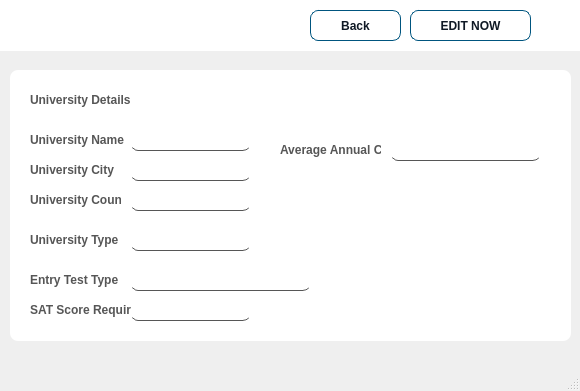
<?xml version="1.0" encoding="UTF-8"?>
<ui version="4.0">
 <class>MainWindow</class>
 <widget class="QMainWindow" name="MainWindow">
  <property name="geometry">
   <rect>
    <x>0</x>
    <y>0</y>
    <width>580</width>
    <height>391</height>
   </rect>
  </property>
  <property name="windowTitle">
   <string>Student Dashboard</string>
  </property>
  <property name="styleSheet">
   <string notr="true">QMainWindow { 
	border-image: url(GUI_Elements/bg image.png);
}
QLabel {
  color: #464d55;
  font-weight: 600;
}
QLabel#heading {
  color: #0f1925;
  font-size: 18px;
  margin-bottom: 10px;
}

QLabel#subheading {
  color: #0f1925;
  font-size: 12px;
  font-weight: normal;
  margin-bottom: 10px;
}
QLineEdit {
  background: transparent;
  color: rgb(86, 86, 86);
  border-bottom: 1px solid rgb(86, 86, 86);
}

QPushButton {
  background-color: #00557f;
  color: #0f1925;
  font-weight: 600;
  border-radius: 8px;
  border: 1px solid #00557f;
  padding: 5px 15px;
  margin-top: 10px;
  outline: 0px;
}
QPushButton:hover,
QPushButton:focus {
  background-color: #85E3D9;
  border: 3px solid #85E3D9;
}
</string>
  </property>
  <widget class="QWidget" name="centralwidget">
   <widget class="QLabel" name="label_9">
    <property name="geometry">
     <rect>
      <x>470</x>
      <y>0</y>
      <width>181</width>
      <height>181</height>
     </rect>
    </property>
    <property name="styleSheet">
     <string notr="true">image: url(GUI_Elements/2.png);</string>
    </property>
    <property name="text">
     <string/>
    </property>
   </widget>
   <widget class="QLabel" name="label">
    <property name="geometry">
     <rect>
      <x>-50</x>
      <y>-10</y>
      <width>371</width>
      <height>301</height>
     </rect>
    </property>
    <property name="styleSheet">
     <string notr="true">image: url(GUI_Elements/5.png);</string>
    </property>
    <property name="text">
     <string/>
    </property>
   </widget>
   <widget class="QFrame" name="frame_2">
    <property name="geometry">
     <rect>
      <x>-10</x>
      <y>-20</y>
      <width>601</width>
      <height>71</height>
     </rect>
    </property>
    <property name="styleSheet">
     <string notr="true">background-color: rgb(255, 255, 255);
border-radius: 8px;</string>
    </property>
    <property name="frameShape">
     <enum>QFrame::StyledPanel</enum>
    </property>
    <property name="frameShadow">
     <enum>QFrame::Raised</enum>
    </property>
    <widget class="QLabel" name="label_8">
     <property name="geometry">
      <rect>
       <x>10</x>
       <y>20</y>
       <width>61</width>
       <height>51</height>
      </rect>
     </property>
     <property name="styleSheet">
      <string notr="true">
image: url(GUI_Elements/DB Project.png);</string>
     </property>
     <property name="text">
      <string/>
     </property>
    </widget>
    <widget class="QPushButton" name="editNowButton">
     <property name="geometry">
      <rect>
       <x>420</x>
       <y>20</y>
       <width>121</width>
       <height>41</height>
      </rect>
     </property>
     <property name="styleSheet">
      <string notr="true">QPushButton:hover,
QPushButton:focus {
	
  color: rgb(255, 255, 255);
  background-color: #85E3D9;
  border: 3px solid #85E3D9;
}</string>
     </property>
     <property name="text">
      <string>EDIT NOW</string>
     </property>
    </widget>
    <widget class="QPushButton" name="backbutton">
     <property name="geometry">
      <rect>
       <x>320</x>
       <y>20</y>
       <width>91</width>
       <height>41</height>
      </rect>
     </property>
     <property name="styleSheet">
      <string notr="true">QPushButton:hover,
QPushButton:focus {
	
  color: rgb(255, 255, 255);
  background-color: #85E3D9;
  border: 3px solid #85E3D9;
}</string>
     </property>
     <property name="text">
      <string>Back</string>
     </property>
    </widget>
   </widget>
   <widget class="QFrame" name="frame">
    <property name="geometry">
     <rect>
      <x>10</x>
      <y>70</y>
      <width>561</width>
      <height>271</height>
     </rect>
    </property>
    <property name="styleSheet">
     <string notr="true">background-color: rgb(255, 255, 255);
border-radius: 8px;</string>
    </property>
    <property name="frameShape">
     <enum>QFrame::StyledPanel</enum>
    </property>
    <property name="frameShadow">
     <enum>QFrame::Raised</enum>
    </property>
    <widget class="QLabel" name="label_3">
     <property name="geometry">
      <rect>
       <x>20</x>
       <y>20</y>
       <width>231</width>
       <height>20</height>
      </rect>
     </property>
     <property name="styleSheet">
      <string notr="true">font: 75 16pt &quot;MS Shell Dlg 2&quot;;

color: rgb(86, 86, 86);</string>
     </property>
     <property name="text">
      <string>University Details</string>
     </property>
    </widget>
    <widget class="QLineEdit" name="UniName">
     <property name="enabled">
      <bool>false</bool>
     </property>
     <property name="geometry">
      <rect>
       <x>120</x>
       <y>60</y>
       <width>121</width>
       <height>21</height>
      </rect>
     </property>
     <property name="styleSheet">
      <string notr="true">background:transparent;</string>
     </property>
     <property name="text">
      <string/>
     </property>
     <property name="placeholderText">
      <string/>
     </property>
    </widget>
    <widget class="QLabel" name="label_4">
     <property name="geometry">
      <rect>
       <x>20</x>
       <y>60</y>
       <width>101</width>
       <height>20</height>
      </rect>
     </property>
     <property name="styleSheet">
      <string notr="true">font: 75 8pt &quot;MS Shell Dlg 2&quot;;
color: rgb(86, 86, 86);</string>
     </property>
     <property name="text">
      <string>University Name</string>
     </property>
    </widget>
    <widget class="QLabel" name="label_5">
     <property name="geometry">
      <rect>
       <x>20</x>
       <y>90</y>
       <width>111</width>
       <height>20</height>
      </rect>
     </property>
     <property name="styleSheet">
      <string notr="true">font: 75 8pt &quot;MS Shell Dlg 2&quot;;
color: rgb(86, 86, 86);</string>
     </property>
     <property name="text">
      <string>University City</string>
     </property>
    </widget>
    <widget class="QLineEdit" name="UniTest">
     <property name="enabled">
      <bool>false</bool>
     </property>
     <property name="geometry">
      <rect>
       <x>120</x>
       <y>200</y>
       <width>181</width>
       <height>21</height>
      </rect>
     </property>
     <property name="styleSheet">
      <string notr="true">background:transparent;</string>
     </property>
     <property name="text">
      <string/>
     </property>
     <property name="placeholderText">
      <string/>
     </property>
    </widget>
    <widget class="QLineEdit" name="UniSAT">
     <property name="enabled">
      <bool>false</bool>
     </property>
     <property name="geometry">
      <rect>
       <x>120</x>
       <y>230</y>
       <width>121</width>
       <height>21</height>
      </rect>
     </property>
     <property name="styleSheet">
      <string notr="true">background:transparent;</string>
     </property>
     <property name="text">
      <string/>
     </property>
     <property name="placeholderText">
      <string/>
     </property>
    </widget>
    <widget class="QLabel" name="label_7">
     <property name="geometry">
      <rect>
       <x>20</x>
       <y>120</y>
       <width>91</width>
       <height>20</height>
      </rect>
     </property>
     <property name="styleSheet">
      <string notr="true">font: 75 8pt &quot;MS Shell Dlg 2&quot;;
color: rgb(86, 86, 86);</string>
     </property>
     <property name="text">
      <string>University Country</string>
     </property>
    </widget>
    <widget class="QLineEdit" name="UniAvgCost">
     <property name="enabled">
      <bool>false</bool>
     </property>
     <property name="geometry">
      <rect>
       <x>380</x>
       <y>70</y>
       <width>151</width>
       <height>21</height>
      </rect>
     </property>
     <property name="styleSheet">
      <string notr="true">background:transparent;</string>
     </property>
     <property name="text">
      <string/>
     </property>
     <property name="placeholderText">
      <string/>
     </property>
    </widget>
    <widget class="QLabel" name="label_10">
     <property name="geometry">
      <rect>
       <x>20</x>
       <y>160</y>
       <width>121</width>
       <height>20</height>
      </rect>
     </property>
     <property name="styleSheet">
      <string notr="true">font: 75 8pt &quot;MS Shell Dlg 2&quot;;
color: rgb(86, 86, 86);</string>
     </property>
     <property name="text">
      <string>University Type</string>
     </property>
    </widget>
    <widget class="QLabel" name="label_11">
     <property name="geometry">
      <rect>
       <x>20</x>
       <y>200</y>
       <width>91</width>
       <height>20</height>
      </rect>
     </property>
     <property name="styleSheet">
      <string notr="true">font: 75 8pt &quot;MS Shell Dlg 2&quot;;
color: rgb(86, 86, 86);</string>
     </property>
     <property name="text">
      <string>Entry Test Type</string>
     </property>
    </widget>
    <widget class="QLineEdit" name="lineEdit_12">
     <property name="enabled">
      <bool>false</bool>
     </property>
     <property name="geometry">
      <rect>
       <x>180</x>
       <y>300</y>
       <width>101</width>
       <height>21</height>
      </rect>
     </property>
     <property name="styleSheet">
      <string notr="true">background:transparent;</string>
     </property>
     <property name="text">
      <string/>
     </property>
     <property name="placeholderText">
      <string/>
     </property>
    </widget>
    <widget class="QLabel" name="label_16">
     <property name="geometry">
      <rect>
       <x>30</x>
       <y>330</y>
       <width>121</width>
       <height>20</height>
      </rect>
     </property>
     <property name="styleSheet">
      <string notr="true">font: 75 8pt &quot;MS Shell Dlg 2&quot;;
color: rgb(86, 86, 86);</string>
     </property>
     <property name="text">
      <string>Program 4</string>
     </property>
    </widget>
    <widget class="QLineEdit" name="lineEdit_13">
     <property name="enabled">
      <bool>false</bool>
     </property>
     <property name="geometry">
      <rect>
       <x>180</x>
       <y>330</y>
       <width>101</width>
       <height>21</height>
      </rect>
     </property>
     <property name="styleSheet">
      <string notr="true">background:transparent;</string>
     </property>
     <property name="text">
      <string/>
     </property>
     <property name="placeholderText">
      <string/>
     </property>
    </widget>
    <widget class="QLineEdit" name="lineEdit_14">
     <property name="enabled">
      <bool>false</bool>
     </property>
     <property name="geometry">
      <rect>
       <x>180</x>
       <y>270</y>
       <width>101</width>
       <height>21</height>
      </rect>
     </property>
     <property name="styleSheet">
      <string notr="true">background:transparent;</string>
     </property>
     <property name="text">
      <string/>
     </property>
     <property name="placeholderText">
      <string/>
     </property>
    </widget>
    <widget class="QLineEdit" name="UniCity">
     <property name="enabled">
      <bool>false</bool>
     </property>
     <property name="geometry">
      <rect>
       <x>120</x>
       <y>90</y>
       <width>121</width>
       <height>21</height>
      </rect>
     </property>
     <property name="styleSheet">
      <string notr="true">background:transparent;</string>
     </property>
     <property name="text">
      <string/>
     </property>
     <property name="placeholderText">
      <string/>
     </property>
    </widget>
    <widget class="QLabel" name="label_15">
     <property name="geometry">
      <rect>
       <x>30</x>
       <y>300</y>
       <width>121</width>
       <height>20</height>
      </rect>
     </property>
     <property name="styleSheet">
      <string notr="true">font: 75 8pt &quot;MS Shell Dlg 2&quot;;
color: rgb(86, 86, 86);</string>
     </property>
     <property name="text">
      <string>Program 3</string>
     </property>
    </widget>
    <widget class="QLineEdit" name="UniCountry">
     <property name="enabled">
      <bool>false</bool>
     </property>
     <property name="geometry">
      <rect>
       <x>120</x>
       <y>120</y>
       <width>121</width>
       <height>21</height>
      </rect>
     </property>
     <property name="styleSheet">
      <string notr="true">background:transparent;</string>
     </property>
     <property name="text">
      <string/>
     </property>
     <property name="placeholderText">
      <string/>
     </property>
    </widget>
    <widget class="QLineEdit" name="UniType">
     <property name="enabled">
      <bool>false</bool>
     </property>
     <property name="geometry">
      <rect>
       <x>120</x>
       <y>160</y>
       <width>121</width>
       <height>21</height>
      </rect>
     </property>
     <property name="styleSheet">
      <string notr="true">background:transparent;</string>
     </property>
     <property name="text">
      <string/>
     </property>
     <property name="placeholderText">
      <string/>
     </property>
    </widget>
    <widget class="QLabel" name="label_12">
     <property name="geometry">
      <rect>
       <x>20</x>
       <y>230</y>
       <width>101</width>
       <height>20</height>
      </rect>
     </property>
     <property name="styleSheet">
      <string notr="true">font: 75 8pt &quot;MS Shell Dlg 2&quot;;
color: rgb(86, 86, 86);</string>
     </property>
     <property name="text">
      <string>SAT Score Required</string>
     </property>
    </widget>
    <widget class="QLabel" name="label_13">
     <property name="geometry">
      <rect>
       <x>270</x>
       <y>70</y>
       <width>101</width>
       <height>20</height>
      </rect>
     </property>
     <property name="styleSheet">
      <string notr="true">font: 75 8pt &quot;MS Shell Dlg 2&quot;;
color: rgb(86, 86, 86);</string>
     </property>
     <property name="text">
      <string>Average Annual Cost</string>
     </property>
    </widget>
   </widget>
  </widget>
  <widget class="QMenuBar" name="menubar">
   <property name="geometry">
    <rect>
     <x>0</x>
     <y>0</y>
     <width>580</width>
     <height>18</height>
    </rect>
   </property>
  </widget>
  <widget class="QStatusBar" name="statusbar"/>
 </widget>
 <resources>
  <include location="GUI Elements/StudentLogin.qrc"/>
 </resources>
 <connections/>
</ui>
